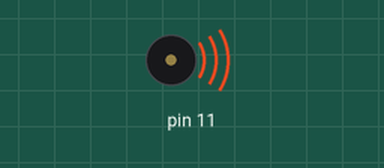
Bench run of a sketch on a simulated Arduino Uno, built with avr-gcc and run on an emulated ATmega328P. Parts: buzzer (waves = sounding).

Above: at 0.2 s.
At 4.35 s:
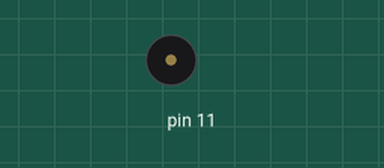
Timing chart, 0 to 7.2 s (numbered marks = the images above):
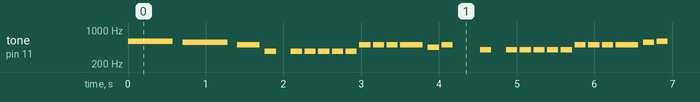

The sketch:

test_buzzer.ino
```cpp
#define NOTE_B0  31
#define NOTE_C1  33
#define NOTE_CS1 35
#define NOTE_D1  37
#define NOTE_DS1 39
#define NOTE_E1  41
#define NOTE_F1  44
#define NOTE_FS1 46
#define NOTE_G1  49
#define NOTE_GS1 52
#define NOTE_A1  55
#define NOTE_AS1 58
#define NOTE_B1  62
#define NOTE_C2  65
#define NOTE_CS2 69
#define NOTE_D2  73
#define NOTE_DS2 78
#define NOTE_E2  82
#define NOTE_F2  87
#define NOTE_FS2 93
#define NOTE_G2  98
#define NOTE_GS2 104
#define NOTE_A2  110
#define NOTE_AS2 117
#define NOTE_B2  123
#define NOTE_C3  131
#define NOTE_CS3 139
#define NOTE_D3  147
#define NOTE_DS3 156
#define NOTE_E3  165
#define NOTE_F3  175
#define NOTE_FS3 185
#define NOTE_G3  196
#define NOTE_GS3 208
#define NOTE_A3  220
#define NOTE_AS3 233
#define NOTE_B3  247
#define NOTE_C4  262
#define NOTE_CS4 277
#define NOTE_D4  294
#define NOTE_DS4 311
#define NOTE_E4  330
#define NOTE_F4  349
#define NOTE_FS4 370
#define NOTE_G4  392
#define NOTE_GS4 415
#define NOTE_A4  440
#define NOTE_AS4 466
#define NOTE_B4  494
#define NOTE_C5  523
#define NOTE_CS5 554
#define NOTE_D5  587
#define NOTE_DS5 622
#define NOTE_E5  659
#define NOTE_F5  698
#define NOTE_FS5 740
#define NOTE_G5  784
#define NOTE_GS5 831
#define NOTE_A5  880
#define NOTE_AS5 932
#define NOTE_B5  988
#define NOTE_C6  1047
#define NOTE_CS6 1109
#define NOTE_D6  1175
#define NOTE_DS6 1245
#define NOTE_E6  1319
#define NOTE_F6  1397
#define NOTE_FS6 1480
#define NOTE_G6  1568
#define NOTE_GS6 1661
#define NOTE_A6  1760
#define NOTE_AS6 1865
#define NOTE_B6  1976
#define NOTE_C7  2093
#define NOTE_CS7 2217
#define NOTE_D7  2349
#define NOTE_DS7 2489
#define NOTE_E7  2637
#define NOTE_F7  2794
#define NOTE_FS7 2960
#define NOTE_G7  3136
#define NOTE_GS7 3322
#define NOTE_A7  3520
#define NOTE_AS7 3729
#define NOTE_B7  3951
#define NOTE_C8  4186
#define NOTE_CS8 4435
#define NOTE_D8  4699
#define NOTE_DS8 4978

int noteDuration;
int pauseBetweenNotes = 0;
int negra;
void setup() {
  negra=640;


}

void loop() {

 chorus();
}

void chorus(){
     notars(negra, NOTE_D5);
     notars(negra, NOTE_CS5);;   // (1)
     notars(negra/2, NOTE_B4);
     notars(negra/4, NOTE_FS4);    // (2)
     delay(negra/4); ;   // (3)
     notars(negra/4, NOTE_FS4);
     notars(negra/4, NOTE_FS4);
    // (4)
     notars(negra/4, NOTE_FS4);
     notars(negra/4, NOTE_FS4);;   //  (1)

     notars(negra/4, NOTE_FS4);

     notars(negra/4, NOTE_B4);
     notars(negra/4, NOTE_B4);    //  (2)
     notars(negra/4, NOTE_B4);;   //  (3)
     notars(negra/2, NOTE_B4);    //  (4)

     notars(negra/4, NOTE_A4);

     notars(negra/4, NOTE_B4);;   //  (1)
     delay(negra/4);
     delay(negra/4);
     notars(negra/4, NOTE_G4);      //  (2)
     delay(negra/4);;   //  (3)
//......
     notars(negra/4, NOTE_G4);
     notars(negra/4, NOTE_G4);    //  (4)
     notars(negra/4, NOTE_G4);
     notars(negra/4, NOTE_G4);;   //  (1)
     notars(negra/4, NOTE_G4);

     notars(negra/4, NOTE_B4);
     notars(negra/4, NOTE_B4);      //  (2)
     notars(negra/4, NOTE_B4);;   //  (3)
     notars(negra/2, NOTE_B4);    //  (4)

     notars(negra/4, NOTE_CS5);
     notars(negra/4, NOTE_D5);;   //  (1)
     delay(negra/4);
     delay(negra/4);
     notars(negra/4, NOTE_A4);    //  (2)
     delay(negra/4);;   //  (3)

     notars(negra/4, NOTE_A4);
     notars(negra/4, NOTE_A4);    //  (4)
     notars(negra/4, NOTE_A4);
     notars(negra/4, NOTE_A4);;   //  (1)

     notars(negra/4, NOTE_D5);
     notars(negra/4, NOTE_CS5);
     notars(negra/4, NOTE_D5);    //  (2)
     notars(negra/4, NOTE_CS5);;   //  (3)
     notars(negra/2, NOTE_D5);    //  (4)
     //
     notars(negra/4, NOTE_E5);
     notars_jai(negra/2, NOTE_E5,negra/4);  // (1)
//     notars(negra/2, NOTE_E5);

    //-----------------------------------------------
      tone(11,NOTE_CS5 ,negra*3/4);
    //-----------------------------------------------
      delay(negra/4);
      delay(negra/4);
         //  (2)
      delay(negra/4);
     ;   //  (3)
     noTone(11);
     delay(negra/4);

     //--------------
     delay(negra/4);
         //  (4)

     delay(negra/4);
     delay(negra/4);

}
void notars(int noteDuration,int LaNota ){

    //noteDuration=negra/4;
  tone(11,LaNota ,noteDuration*0.9);
//      pauseBetweenNotes = noteDuration * 1.30;
      pauseBetweenNotes = noteDuration * 1.1;
      delay(pauseBetweenNotes);
      noTone(11);


}
void notars_jai(int noteDuration,int LaNota ,int Desfase){

    //noteDuration=negra/4;
  tone(11,LaNota ,noteDuration*0.9);
//      pauseBetweenNotes = noteDuration * 1.30;
      pauseBetweenNotes = noteDuration * 1.1;
      delay(Desfase);

 //      ;   //  (1)

        delay(pauseBetweenNotes-Desfase);
      noTone(11);


}
```

Measured:
- by itself, tone on pin 11: plays 587 Hz for 0.58 s, 554 Hz for 0.58 s, 494 Hz for 0.29 s, 370 Hz for 0.14 s, 370 Hz for 0.14 s, 370 Hz for 0.14 s … (474 notes in this stretch)
